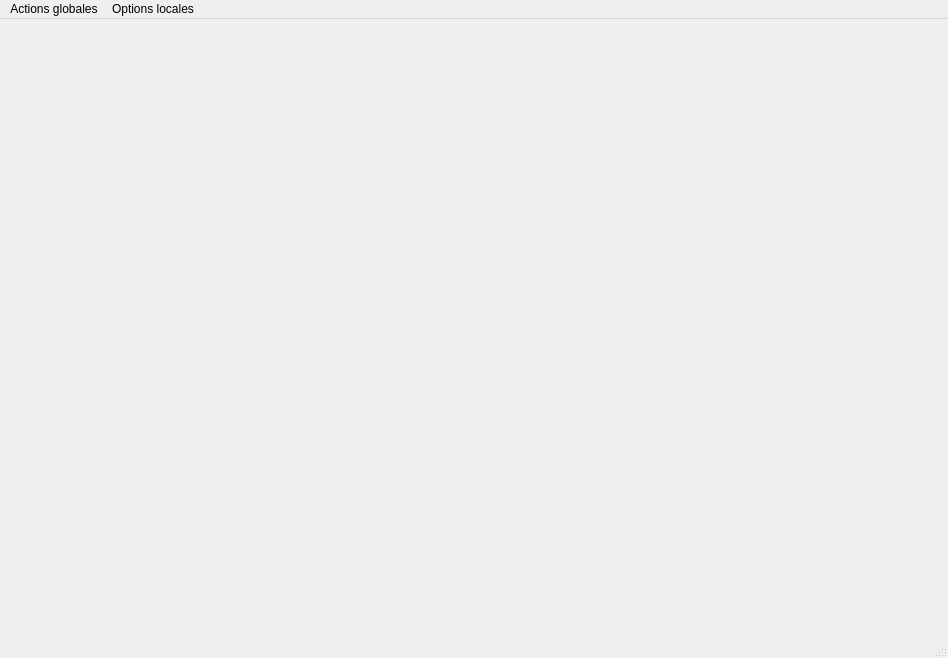
<?xml version="1.0" encoding="UTF-8"?>
<ui version="4.0">
 <class>BezierQtClass</class>
 <widget class="QMainWindow" name="BezierQtClass">
  <property name="geometry">
   <rect>
    <x>0</x>
    <y>0</y>
    <width>948</width>
    <height>658</height>
   </rect>
  </property>
  <property name="windowTitle">
   <string>BezierQt</string>
  </property>
  <widget class="QWidget" name="centralWidget">
   <layout class="QHBoxLayout" name="horizontalLayout">
    <item>
     <layout class="QHBoxLayout" name="mainLayout"/>
    </item>
   </layout>
  </widget>
  <widget class="QMenuBar" name="menuBar">
   <property name="geometry">
    <rect>
     <x>0</x>
     <y>0</y>
     <width>948</width>
     <height>31</height>
    </rect>
   </property>
   <widget class="QMenu" name="menuFichier">
    <property name="title">
     <string>Actions globales</string>
    </property>
    <addaction name="actionNouveau"/>
    <addaction name="newPointControlGroup"/>
    <addaction name="actionCornerCutting"/>
    <addaction name="separator"/>
    <addaction name="actionChanger_le_pas"/>
    <addaction name="actionQuitter"/>
   </widget>
   <widget class="QMenu" name="menuOptions">
    <property name="title">
     <string>Options locales</string>
    </property>
    <addaction name="actionChanger_la_couleur"/>
    <addaction name="actionParametrage"/>
    <addaction name="actionTransformation"/>
    <addaction name="actionRaccordement"/>
   </widget>
   <addaction name="menuFichier"/>
   <addaction name="menuOptions"/>
  </widget>
  <widget class="QStatusBar" name="statusBar"/>
  <action name="newPointControlGroup">
   <property name="text">
    <string>Ajouter des points de contrôle</string>
   </property>
   <property name="toolTip">
    <string>Créer des nouveaux points de contrôle</string>
   </property>
   <property name="shortcut">
    <string>Ctrl+A</string>
   </property>
  </action>
  <action name="actionQuitter">
   <property name="text">
    <string>Quitter</string>
   </property>
   <property name="shortcut">
    <string>Ctrl+Q</string>
   </property>
  </action>
  <action name="actionChanger_le_pas">
   <property name="text">
    <string>Changer le pas</string>
   </property>
   <property name="shortcut">
    <string>Ctrl+P</string>
   </property>
  </action>
  <action name="actionChanger_la_couleur">
   <property name="text">
    <string>Changer la couleur</string>
   </property>
   <property name="shortcut">
    <string>Ctrl+C</string>
   </property>
  </action>
  <action name="actionTransformation">
   <property name="text">
    <string>Transformation</string>
   </property>
   <property name="shortcut">
    <string>Ctrl+T</string>
   </property>
  </action>
  <action name="actionRaccordement">
   <property name="text">
    <string>Raccordement</string>
   </property>
   <property name="shortcut">
    <string>Ctrl+R</string>
   </property>
  </action>
  <action name="actionCornerCutting">
   <property name="checkable">
    <bool>true</bool>
   </property>
   <property name="text">
    <string>Corner Cutting</string>
   </property>
   <property name="toolTip">
    <string>Technique Corner Cutting</string>
   </property>
   <property name="shortcut">
    <string>Ctrl+Shift+A</string>
   </property>
  </action>
  <action name="actionNouveau">
   <property name="text">
    <string>Nouveau/Effacer</string>
   </property>
   <property name="shortcut">
    <string>Ctrl+N</string>
   </property>
  </action>
  <action name="actionParametrage">
   <property name="text">
    <string>Espace paramétrage</string>
   </property>
   <property name="shortcut">
    <string>Ctrl+E</string>
   </property>
  </action>
 </widget>
 <layoutdefault spacing="6" margin="11"/>
 <resources>
  <include location="bezierqt.qrc"/>
 </resources>
 <connections/>
</ui>
